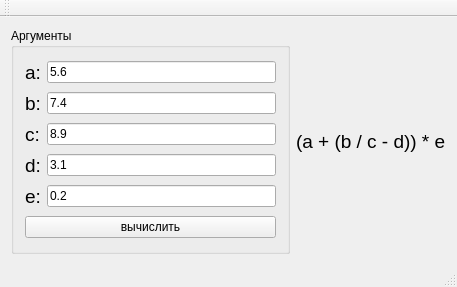
<?xml version="1.0" encoding="UTF-8"?>
<ui version="4.0">
 <class>MainWindow</class>
 <widget class="QMainWindow" name="MainWindow">
  <property name="geometry">
   <rect>
    <x>0</x>
    <y>0</y>
    <width>457</width>
    <height>287</height>
   </rect>
  </property>
  <property name="windowTitle">
   <string>MainWindow</string>
  </property>
  <widget class="QWidget" name="centralWidget">
   <layout class="QHBoxLayout" name="horizontalLayout">
    <item>
     <widget class="QGroupBox" name="groupBox">
      <property name="title">
       <string>Аргументы</string>
      </property>
      <layout class="QHBoxLayout" name="horizontalLayout_2">
       <item>
        <layout class="QGridLayout" name="gridLayout">
         <item row="3" column="1">
          <widget class="QLineEdit" name="lineEdit_3">
           <property name="text">
            <string>3.1</string>
           </property>
          </widget>
         </item>
         <item row="0" column="1">
          <widget class="QLineEdit" name="lineEdit_5">
           <property name="text">
            <string>5.6</string>
           </property>
          </widget>
         </item>
         <item row="2" column="0">
          <widget class="QLabel" name="label_3">
           <property name="font">
            <font>
             <pointsize>14</pointsize>
            </font>
           </property>
           <property name="text">
            <string>c:</string>
           </property>
          </widget>
         </item>
         <item row="4" column="1">
          <widget class="QLineEdit" name="lineEdit_4">
           <property name="text">
            <string>0.2</string>
           </property>
          </widget>
         </item>
         <item row="0" column="0">
          <widget class="QLabel" name="label">
           <property name="font">
            <font>
             <pointsize>14</pointsize>
            </font>
           </property>
           <property name="text">
            <string>a:</string>
           </property>
          </widget>
         </item>
         <item row="1" column="0">
          <widget class="QLabel" name="label_2">
           <property name="font">
            <font>
             <pointsize>14</pointsize>
            </font>
           </property>
           <property name="text">
            <string>b:</string>
           </property>
          </widget>
         </item>
         <item row="2" column="1">
          <widget class="QLineEdit" name="lineEdit_2">
           <property name="text">
            <string>8.9</string>
           </property>
          </widget>
         </item>
         <item row="4" column="0">
          <widget class="QLabel" name="label_5">
           <property name="font">
            <font>
             <pointsize>14</pointsize>
            </font>
           </property>
           <property name="text">
            <string>e:</string>
           </property>
          </widget>
         </item>
         <item row="3" column="0">
          <widget class="QLabel" name="label_4">
           <property name="font">
            <font>
             <pointsize>14</pointsize>
            </font>
           </property>
           <property name="text">
            <string>d:</string>
           </property>
           <property name="alignment">
            <set>Qt::AlignLeading|Qt::AlignLeft|Qt::AlignVCenter</set>
           </property>
          </widget>
         </item>
         <item row="1" column="1">
          <widget class="QLineEdit" name="lineEdit">
           <property name="text">
            <string>7.4</string>
           </property>
          </widget>
         </item>
         <item row="5" column="0" colspan="2">
          <widget class="QPushButton" name="pushButton">
           <property name="text">
            <string>вычислить</string>
           </property>
          </widget>
         </item>
        </layout>
       </item>
      </layout>
     </widget>
    </item>
    <item>
     <layout class="QVBoxLayout" name="verticalLayout">
      <item>
       <widget class="QLabel" name="label_6">
        <property name="font">
         <font>
          <pointsize>14</pointsize>
         </font>
        </property>
        <property name="text">
         <string>(a + (b / c - d)) * e</string>
        </property>
       </widget>
      </item>
     </layout>
    </item>
   </layout>
  </widget>
  <widget class="QMenuBar" name="menuBar">
   <property name="geometry">
    <rect>
     <x>0</x>
     <y>0</y>
     <width>457</width>
     <height>21</height>
    </rect>
   </property>
  </widget>
  <widget class="QToolBar" name="mainToolBar">
   <attribute name="toolBarArea">
    <enum>TopToolBarArea</enum>
   </attribute>
   <attribute name="toolBarBreak">
    <bool>false</bool>
   </attribute>
  </widget>
  <widget class="QStatusBar" name="statusBar"/>
 </widget>
 <layoutdefault spacing="6" margin="11"/>
 <resources/>
 <connections/>
</ui>
